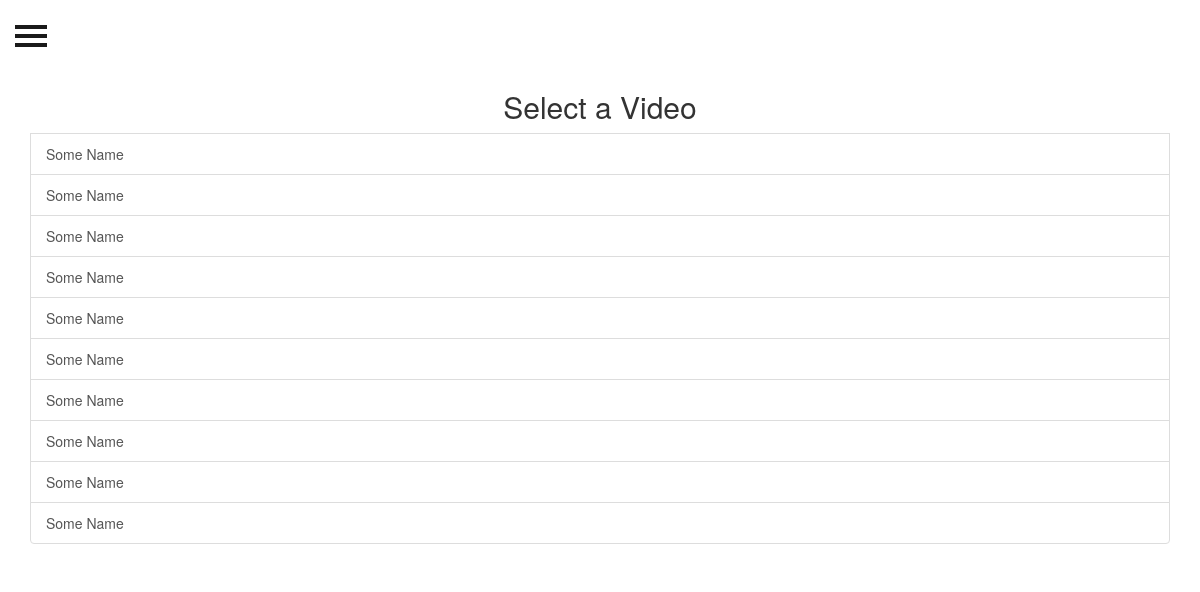
Page /view/Some_course/ on the committed database.
### core/models.py (models this page shows)
class VideoDetails(models.Model):
    video_name = models.CharField(max_length = 140)
    teacher = models.ForeignKey(User,on_delete = models.CASCADE,related_name="teacher_who_uploaded")
    course = models.CharField(max_length = 140)
    uploaded_at = models.DateTimeField(auto_now_add=True)
    document = models.FileField(upload_to=user_directory_path)

### contentView/views.py (the view)
# urls.py: path('<str:course_name>/',views.video,name = 'view_video'),
def video(request,course_name):
	vd = VideoDetails.objects.filter(course = course_name)
	return render(request,"contentView/video.html",{"vd":vd})

### contentView/templates/contentView/video.html
{% extends "core/header.html" %}
{% block content %}
<div class="container">
        <div class="list-group">
        	<h2 align="center">Select a Video</h2>
    {% for obj in vd %}
    <a href="/view/view/{{ obj.id }}" class = "list-group-item">{{ obj.video_name }}</a>
    {% endfor %}
    </div>
    </div>
{% endblock %}

### core/templates/core/header.html (shortened to what this page needs)
<!DOCTYPE html>
<html>
<head>
<link href="//maxcdn.bootstrapcdn.com/bootstrap/3.3.0/css/bootstrap.min.css" rel="stylesheet" id="bootstrap-css">
</head>
<body>
    <div id="wrapper">
        <div id="page-content-wrapper">
            <button type="button" class="hamburger is-closed" data-toggle="offcanvas">
                <span class="hamb-top"></span>
    			<span class="hamb-middle"></span>
				<span class="hamb-bottom"></span>
            </button>
{% block content %}
{% endblock %}
</body>
</html>

### core/templates/core/header.html (style rules this page uses)
body { position: relative; overflow-x: hidden; }
body, html { height: 100%; }
#wrapper { padding-left: 0; -webkit-transition: all 0.5s ease; -moz-transition: all 0.5s ease; -o-transition: all 0.5s ease; transition: all 0.5s ease; }
#page-content-wrapper { width: 100%; padding-top: 70px; }
.hamburger { position: fixed; top: 20px; z-index: 999; display: block; width: 32px; height: 32px; margin-left: 15px; background: transparent; border: none; }
.hamburger.is-closed:before { content: ''; display: block; width: 100px; font-size: 14px; color: #fff; line-height: 32px; text-align: center; opacity: 0; -webkit-transform: translate3d(0,0,0); -webkit-transition: all .35s ease-in-out; }
.hamburger.is-closed .hamb-top, .hamburger.is-closed .hamb-middle, .hamburger.is-closed .hamb-bottom, .hamburger.is-open .hamb-top, .hamburger.is-open .hamb-middle, .hamburger.is-open .hamb-bottom { position: absolute; left: 0; height: 4px; width: 100%; }
.hamburger.is-closed .hamb-top, .hamburger.is-closed .hamb-middle, .hamburger.is-closed .hamb-bottom { background-color: #1a1a1a; }
.hamburger.is-closed .hamb-top { top: 5px; -webkit-transition: all .35s ease-in-out; }
.hamburger.is-closed .hamb-middle { top: 50%; margin-top: -2px; }
.hamburger.is-closed .hamb-bottom { bottom: 5px; -webkit-transition: all .35s ease-in-out; }

### rows in the picture
VideoDetails: video_name "Some Name"
VideoDetails: video_name "Some Name"
VideoDetails: video_name "Some Name"
VideoDetails: video_name "Some Name"
VideoDetails: video_name "Some Name"
VideoDetails: video_name "Some Name"
VideoDetails: video_name "Some Name"
VideoDetails: video_name "Some Name"
VideoDetails: video_name "Some Name"
VideoDetails: video_name "Some Name"
